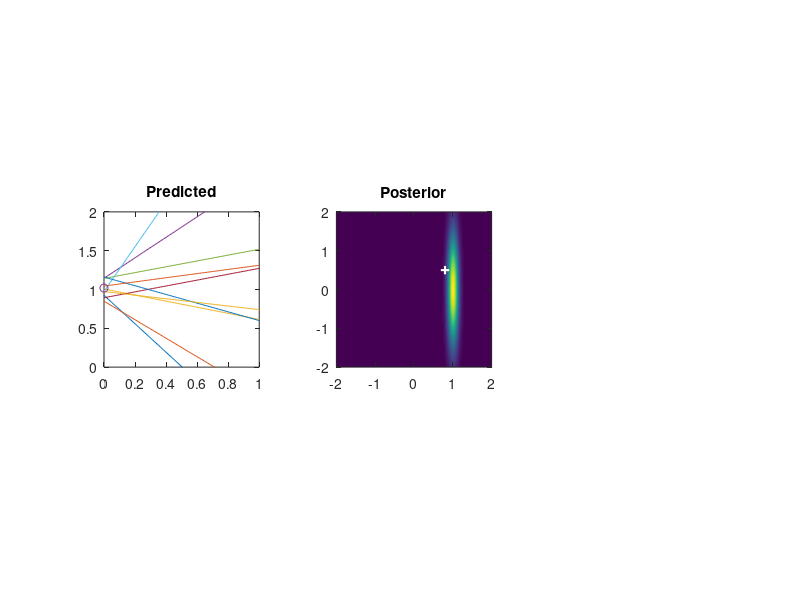

This chart was generated by the following MATLAB code: (Note: this script raises an error after producing the figure.)
clear; close all;
%% dataset
ns = 20; 
x = linspace(0,1,ns)';
%y = @(x) sin(2*pi*x);
w2 = 0.5; w1 = 0.8;
y = @(x) w2*x + w1;
e = .2*randn(size(x));
t = y(x) + e;

%% prior
M = 2;
MuPrior = zeros(1,M)'; SigmaPrior = eye(M); beta = 100;

phi = @(x)(bsxfun(@power,x,0:M-1)); % Phi function
phix = phi(x); % design matrix
f1 = figure('units','normalized','outerposition',[0 0 1 1]);% f2 = figure('Position',[501 100 500 400]);
pbaspect([1 1 1]);
%f3 = figure;


for i=1:length(t)
    clf;
    if i == 1
        x1 = -2:.005:2; x2 = x1;
        [X1,X2] = meshgrid(x1,x2);
        F = mvnpdf([X1(:) X2(:)],MuPrior',inv(SigmaPrior));
        F = reshape(F,length(x2),length(x1));
        %figure(f2); clf;
        subplot(1,3,2); imagesc(x1,x2,F);set(gca,'YDir','normal'); hold on; plot(w1,w2,'w+','LineWidth',1.5);
        W = mvnrnd(MuPrior',inv(SigmaPrior),10); pbaspect([1 1 1]); title('Prior'); 
        
        xx = linspace(0,1,100);
        yt = W(:,2)*xx + W(:,1);
        %figure(f1); clf;
        subplot(1,3,1); plot(xx,yt); title('Predicted'); xlim([0 1]); ylim([0 2]);
        pbaspect([1 1 1]); pause;
    end
    
    SigmaPost = SigmaPrior + beta*(phix(1:i,:)'*phix(1:i,:));
    MuPost = SigmaPost\(SigmaPrior\MuPrior + beta*phix(1:i,:)'*t(1:i));
    MuPrior = MuPost;

    W = mvnrnd(MuPost',inv(SigmaPost),10);
    
    xx = linspace(0,1,100);
    yt = W(:,2)*xx + W(:,1);
    %figure(f1); clf;
    subplot(1,3,1); plot(xx,yt); hold on; plot(x(1:i),t(1:i),'o'); xlim([0 1]); ylim([0 2]);
    pbaspect([1 1 1]); title('Predicted');
    
    F = mvnpdf([X1(:) X2(:)],MuPost',inv(SigmaPost));
    F = reshape(F,length(x2),length(x1));
    %figure(f2); clf;
    subplot(1,3,2); imagesc(x1,x2,F); set(gca,'YDir','normal'); hold on; plot(w1,w2,'w+','LineWidth',1.5); 
    pbaspect([1 1 1]);title('Posterior');
    %figure(f3); clf; 
    
    lkhd = [X1(:) X2(:)]*phix(i,:)'; lkhd = (sqrt(2*pi)*beta)\gaussmf(lkhd(:),[1 t(i)]);
    lkhd = reshape(lkhd,length(x2),length(x1));
    subplot(1,3,3); imagesc(x1,x2,lkhd); set(gca,'YDir','normal'); hold on; plot(w1,w2,'r+','LineWidth',1.5);
    pbaspect([1 1 1]); title('Likelihood'); pause(0.5);
end
